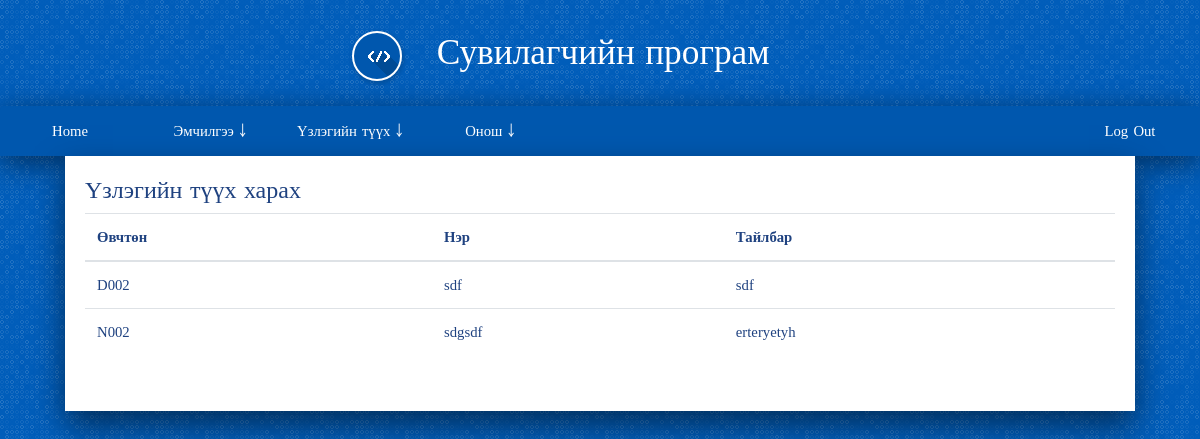
The app's page /drug/onosh_list/ (signed in) with its own data.
### drug/models.py (models this page shows, shortened)
class Onosh(models.Model):
    costumer = models.ForeignKey(User, on_delete=models.SET_NULL, null=True, blank=True)
    name = models.CharField(max_length=200)
    disc = models.CharField(max_length=200)

### drug/views.py (the view)
def onosh_list(request, template_name='drug/onosh_list.html'):
    onosh = Onosh.objects.all()
    data = {}
    data['onosh'] = onosh
    return render(request, template_name, data)

### account/models.py (called while the page is built)
    def __str__(self):
        return "{}".format(self.username)

### drug/templates/drug/onosh_list.html
{% extends 'base.html' %}
{% load staticfiles %}
{% block content %}
<h4>Үзлэгийн түүх харах</h4>
<table class="table">
<thead>
    <tr>
      <th> Өвчтөн</th>
      <th> Нэр </th>
      <th> Тайлбар </th>
    </tr>
</thead>
  <tbody>
      {% for drug in onosh %}
      <tr>
        <td>{{ drug.costumer }}</td>
        <td>{{ drug.name }}</td>
        <td>{{ drug.disc }}</td>
      </tr>
      {% endfor %}
  </tbody>
</table>
{% endblock %}

### static/css/style.css (style rules this page uses)
body { background-color: #e9e9e9; }

### static/css/basic.css (style rules this page uses)
body { font-family: "Fira Sans Condensed"; font-weight: 400; font-size: 0.92em; color: #1f4280; background-color: #005dba; line-height: 1.5em; word-spacing: 0.1em; margin: 0; }

### records on screen
Onosh: costumer "D002", name "sdf", disc "sdf"
Onosh: costumer "N002", name "sdgsdf", disc "erteryetyh"
